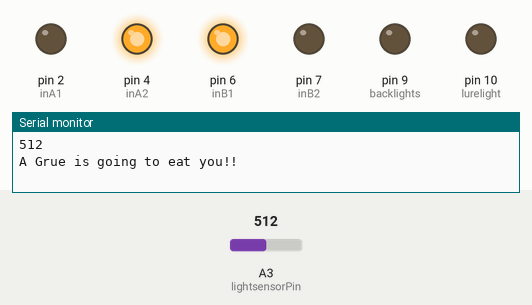
Simulated run of this sketch. Board: Arduino Uno, built with avr-gcc and run on an emulated ATmega328P. Shown: output pins drawn as LEDs (lit = HIGH), the last lines printed to the serial monitor. The test bench sets the inputs (shaded band); at power-on: A3 (lightsensorPin) = 512.

Above: at 5.57 s.
8.2 s: A3 (lightsensorPin) set to 593
At 8.67 s:
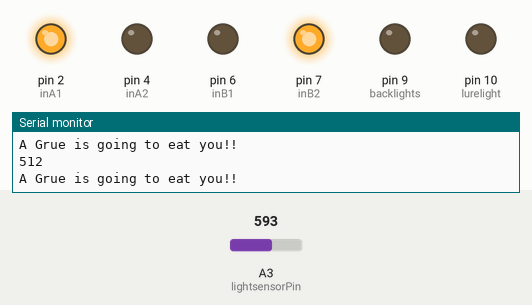
16.4 s: A3 (lightsensorPin) set to 610
At 23.2 s:
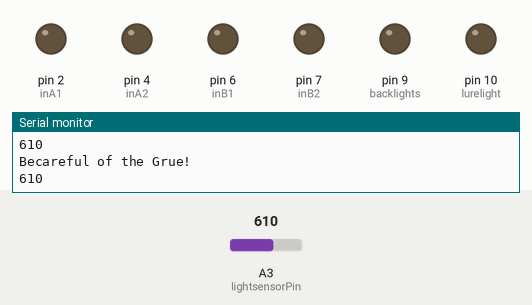
24.6 s: A3 (lightsensorPin) set to 590
At 27.8 s:
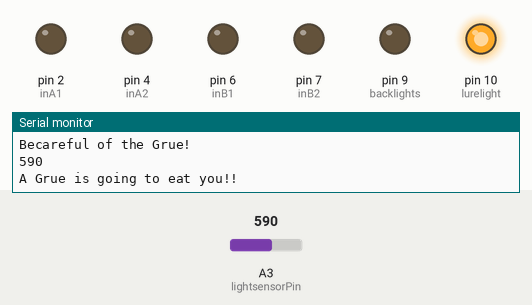
Timing chart, 0 to 38.8 s (numbered marks = the images above; inputs shaded):
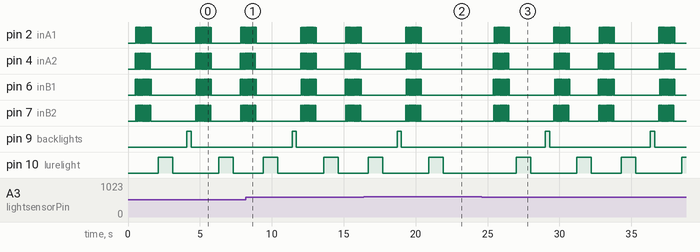

Measured:
- the behaviour switches between 600 and 601 on A3 (lightsensorPin) (found by bisection; images 1 and 2)
- after the input at 16.4 s, pin 2 (inA1), pin 4 (inA2), pin 6 (inB1), pin 7 (inB2): goes on until 20.4 s, then stays LOW; pin 10 (lurelight): goes on until 21.9 s, then stays LOW
- after the input at 24.6 s, pin 9 (backlights): alternates HIGH for 0.30 s and LOW for 7.0 s, starting after 4.4 s; pin 10 (lurelight): goes HIGH 1.0 s, LOW 3.2 s, HIGH 1.0 s, LOW 2.1 s, HIGH 1.0 s, LOW 3.2 s, then HIGH, starting after 2.4 s
- by itself, pin 10 (lurelight): alternates HIGH for 1.0 s and LOW for 3.2 s

The sketch:

FirstCreatureCode.ino
```cpp
int inA1 = 2; // input 1 of the stepper
int inA2 = 4; // input 2 of the stepper
int inB1 = 6; // input 3 of the stepper
int inB2 = 7; // input 4 of the stepper
int lightsensorPin = A3;
int lightsensorValue = 0;
int stepDelay = 25; // Delay between steps in milliseconds

void setup() {
pinMode(lightsensorPin, INPUT);
pinMode(9, OUTPUT); //backlights
pinMode(10, OUTPUT);//lurelight
//initialize the serial port:
Serial.begin(9600);


  pinMode(inA1, OUTPUT);
  pinMode(inA2, OUTPUT);
  pinMode(inB1, OUTPUT);
  pinMode(inB2, OUTPUT);
}

void step1() {
  digitalWrite(inA1, LOW);
  digitalWrite(inA2, HIGH);
  digitalWrite(inB1, HIGH);
  digitalWrite(inB2, LOW);
  delay(stepDelay);
}
void step2() {
  digitalWrite(inA1, LOW);
  digitalWrite(inA2, HIGH);
  digitalWrite(inB1, LOW);
  digitalWrite(inB2, HIGH);
  delay(stepDelay);
}
void step3() {
  digitalWrite(inA1, HIGH);
  digitalWrite(inA2, LOW);
  digitalWrite(inB1, LOW);
  digitalWrite(inB2, HIGH);
  delay(stepDelay);
}
void step4() {
  digitalWrite(inA1, HIGH);
  digitalWrite(inA2, LOW);
  digitalWrite(inB1, HIGH);
  digitalWrite(inB2, LOW);
  delay(stepDelay);
}
void stopMotor() {
  digitalWrite(inA1, LOW);
  digitalWrite(inA2, LOW);
  digitalWrite(inB1, LOW);
  digitalWrite(inB2, LOW);
}
void loop() {
  // put your main code here, to run repeatedly:
 lightsensorValue = analogRead(lightsensorPin);
  Serial.println(lightsensorValue);
  delay(500);

  if (lightsensorValue > 600 ){
    Serial.println("Becareful of the Grue!");
  }
  else {
    Serial.println("A Grue is going to eat you!!");
   for (int i=0; i<=10; i++){
    step1();
    step2();
    step3();
    step4();
  }
  stopMotor();
  delay(500);
   digitalWrite(10, HIGH);   // turn the LED on (HIGH is the voltage level)
  delay(1000);              // wait for a second
  digitalWrite(10, LOW);    // turn the LED off by making the voltage LOW


  delay(1000);              // wait for a second
   digitalWrite(9, HIGH);   // turn the LED on (HIGH is the voltage level)
  delay(300);              // wait for a second
  digitalWrite(9, LOW);    // turn the LED off by making the voltage LOW
  delay(300);              // wait for a second

  for (int i=0; i<=10; i++){
    step3();
    step2();
    step1();
    step4();
  }

  stopMotor();
  delay(500);
  digitalWrite(10, HIGH);   // turn the LED on (HIGH is the voltage level)
  delay(1000);              // wait for a second
  digitalWrite(10, LOW);    // turn the LED off by making the voltage LOW
  }//end else
}
```
